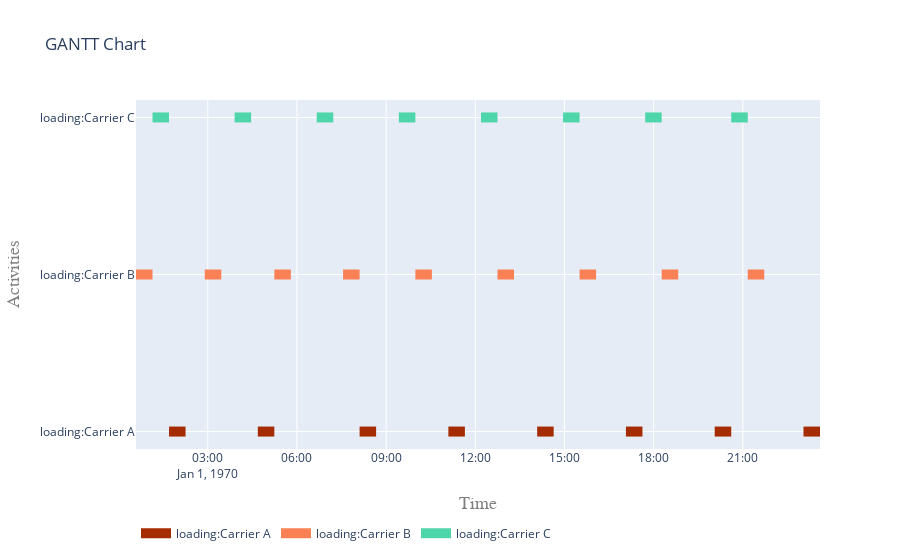

Here is the notebook cell this chart was saved with:
### Markdown cell above
Plot only activities whose namespace (first letters) matches load*

### Code cell
flat = pd.DataFrame(flatten(activities))
loading = list(flat[flat['ActivityName'].str.startswith('loading')]['activity'].values)
fig = get_gantt_chart(loading)

### Figure 1 — Plotly figure (JSON) as saved in the notebook; plotly's stock layout.template omitted (floating-point values rounded to 4 significant figures)
{"data": [{"connectgaps": false, "hoverinfo": "y+name", "line": {"color": "rgb(165,43,0)", "width": 10}, "mode": "lines", "name": "loading:Carrier A", "type": "scatter", "x": ["1970-01-01T01:41:49", "1970-01-01T01:41:49", "1970-01-01T02:15:09", "1970-01-01T02:15:09", "1970-01-01T02:15:09", "1970-01-01T04:41:00", "1970-01-01T04:41:00", "1970-01-01T05:14:20", "1970-01-01T05:14:20", "1970-01-01T05:14:20", "1970-01-01T08:06:27", "1970-01-01T08:06:27", "1970-01-01T08:39:47", "1970-01-01T08:39:47", "1970-01-01T08:39:47", "1970-01-01T11:05:38", "1970-01-01T11:05:38", "1970-01-01T11:38:58", "1970-01-01T11:38:58", "1970-01-01T11:38:58", "1970-01-01T14:04:49", "1970-01-01T14:04:49", "1970-01-01T14:38:09", "1970-01-01T14:38:09", "1970-01-01T14:38:09", "1970-01-01T17:04:00", "1970-01-01T17:04:00", "1970-01-01T17:37:20", "1970-01-01T17:37:20", "1970-01-01T17:37:20", "1970-01-01T20:03:11", "1970-01-01T20:03:11", "1970-01-01T20:36:31", "1970-01-01T20:36:31", "1970-01-01T20:36:31", "1970-01-01T23:02:22", "1970-01-01T23:02:22", "1970-01-01T23:35:42", "1970-01-01T23:35:42", "1970-01-01T23:35:42"], "y": ["loading:Carrier A", "loading:Carrier A", "loading:Carrier A", "loading:Carrier A", null, "loading:Carrier A", "loading:Carrier A", "loading:Carrier A", "loading:Carrier A", null, "loading:Carrier A", "loading:Carrier A", "loading:Carrier A", "loading:Carrier A", null, "loading:Carrier A", "loading:Carrier A", "loading:Carrier A", "loading:Carrier A", null, "loading:Carrier A", "loading:Carrier A", "loading:Carrier A", "loading:Carrier A", null, "loading:Carrier A", "loading:Carrier A", "loading:Carrier A", "loading:Carrier A", null, "loading:Carrier A", "loading:Carrier A", "loading:Carrier A", "loading:Carrier A", null, "loading:Carrier A", "loading:Carrier A", "loading:Carrier A", "loading:Carrier A", null]}, {"connectgaps": false, "hoverinfo": "y+name", "line": {"color": "rgb(250,128,85)", "width": 10}, "mode": "lines", "name": "loading:Carrier B", "type": "scatter", "x": ["1970-01-01T00:35:09", "1970-01-01T00:35:09", "1970-01-01T01:08:29", "1970-01-01T01:08:29", "1970-01-01T01:08:29", "1970-01-01T02:53:56", "1970-01-01T02:53:56", "1970-01-01T03:27:16", "1970-01-01T03:27:16", "1970-01-01T03:27:16", "1970-01-01T05:14:20", "1970-01-01T05:14:20", "1970-01-01T05:47:40", "1970-01-01T05:47:40", "1970-01-01T05:47:40", "1970-01-01T07:33:07", "1970-01-01T07:33:07", "1970-01-01T08:06:27", "1970-01-01T08:06:27", "1970-01-01T08:06:27", "1970-01-01T09:59:01", "1970-01-01T09:59:01", "1970-01-01T10:32:21", "1970-01-01T10:32:21", "1970-01-01T10:32:21", "1970-01-01T12:44:45", "1970-01-01T12:44:45", "1970-01-01T13:18:05", "1970-01-01T13:18:05", "1970-01-01T13:18:05", "1970-01-01T15:30:29", "1970-01-01T15:30:29", "1970-01-01T16:03:49", "1970-01-01T16:03:49", "1970-01-01T16:03:49", "1970-01-01T18:16:13", "1970-01-01T18:16:13", "1970-01-01T18:49:33", "1970-01-01T18:49:33", "1970-01-01T18:49:33", "1970-01-01T21:09:51", "1970-01-01T21:09:51", "1970-01-01T21:43:11", "1970-01-01T21:43:11", "1970-01-01T21:43:11"], "y": ["loading:Carrier B", "loading:Carrier B", "loading:Carrier B", "loading:Carrier B", null, "loading:Carrier B", "loading:Carrier B", "loading:Carrier B", "loading:Carrier B", null, "loading:Carrier B", "loading:Carrier B", "loading:Carrier B", "loading:Carrier B", null, "loading:Carrier B", "loading:Carrier B", "loading:Carrier B", "loading:Carrier B", null, "loading:Carrier B", "loading:Carrier B", "loading:Carrier B", "loading:Carrier B", null, "loading:Carrier B", "loading:Carrier B", "loading:Carrier B", "loading:Carrier B", null, "loading:Carrier B", "loading:Carrier B", "loading:Carrier B", "loading:Carrier B", null, "loading:Carrier B", "loading:Carrier B", "loading:Carrier B", "loading:Carrier B", null, "loading:Carrier B", "loading:Carrier B", "loading:Carrier B", "loading:Carrier B", null]}, {"connectgaps": false, "hoverinfo": "y+name", "line": {"color": "rgb(79,213,170)", "width": 10}, "mode": "lines", "name": "loading:Carrier C", "type": "scatter", "x": ["1970-01-01T01:08:29", "1970-01-01T01:08:29", "1970-01-01T01:41:49", "1970-01-01T01:41:49", "1970-01-01T01:41:49", "1970-01-01T03:54:13", "1970-01-01T03:54:13", "1970-01-01T04:27:33", "1970-01-01T04:27:33", "1970-01-01T04:27:33", "1970-01-01T06:39:57", "1970-01-01T06:39:57", "1970-01-01T07:13:17", "1970-01-01T07:13:17", "1970-01-01T07:13:17", "1970-01-01T09:25:41", "1970-01-01T09:25:41", "1970-01-01T09:59:01", "1970-01-01T09:59:01", "1970-01-01T09:59:01", "1970-01-01T12:11:25", "1970-01-01T12:11:25", "1970-01-01T12:44:45", "1970-01-01T12:44:45", "1970-01-01T12:44:45", "1970-01-01T14:57:09", "1970-01-01T14:57:09", "1970-01-01T15:30:29", "1970-01-01T15:30:29", "1970-01-01T15:30:29", "1970-01-01T17:42:53", "1970-01-01T17:42:53", "1970-01-01T18:16:13", "1970-01-01T18:16:13", "1970-01-01T18:16:13", "1970-01-01T20:36:31", "1970-01-01T20:36:31", "1970-01-01T21:09:51", "1970-01-01T21:09:51", "1970-01-01T21:09:51"], "y": ["loading:Carrier C", "loading:Carrier C", "loading:Carrier C", "loading:Carrier C", null, "loading:Carrier C", "loading:Carrier C", "loading:Carrier C", "loading:Carrier C", null, "loading:Carrier C", "loading:Carrier C", "loading:Carrier C", "loading:Carrier C", null, "loading:Carrier C", "loading:Carrier C", "loading:Carrier C", "loading:Carrier C", null, "loading:Carrier C", "loading:Carrier C", "loading:Carrier C", "loading:Carrier C", null, "loading:Carrier C", "loading:Carrier C", "loading:Carrier C", "loading:Carrier C", null, "loading:Carrier C", "loading:Carrier C", "loading:Carrier C", "loading:Carrier C", null, "loading:Carrier C", "loading:Carrier C", "loading:Carrier C", "loading:Carrier C", null]}], "layout": {"hovermode": "closest", "legend": {"orientation": "h", "x": 0, "y": -0.2}, "title": {"text": "GANTT Chart"}, "xaxis": {"range": ["1970-01-01T00:35:09", "1970-01-01T23:35:42"], "title": {"font": {"color": "#7f7f7f", "family": "Courier New, monospace", "size": 18}, "text": "Time"}}, "yaxis": {"title": {"font": {"color": "#7f7f7f", "family": "Courier New, monospace", "size": 18}, "text": "Activities"}}}}
